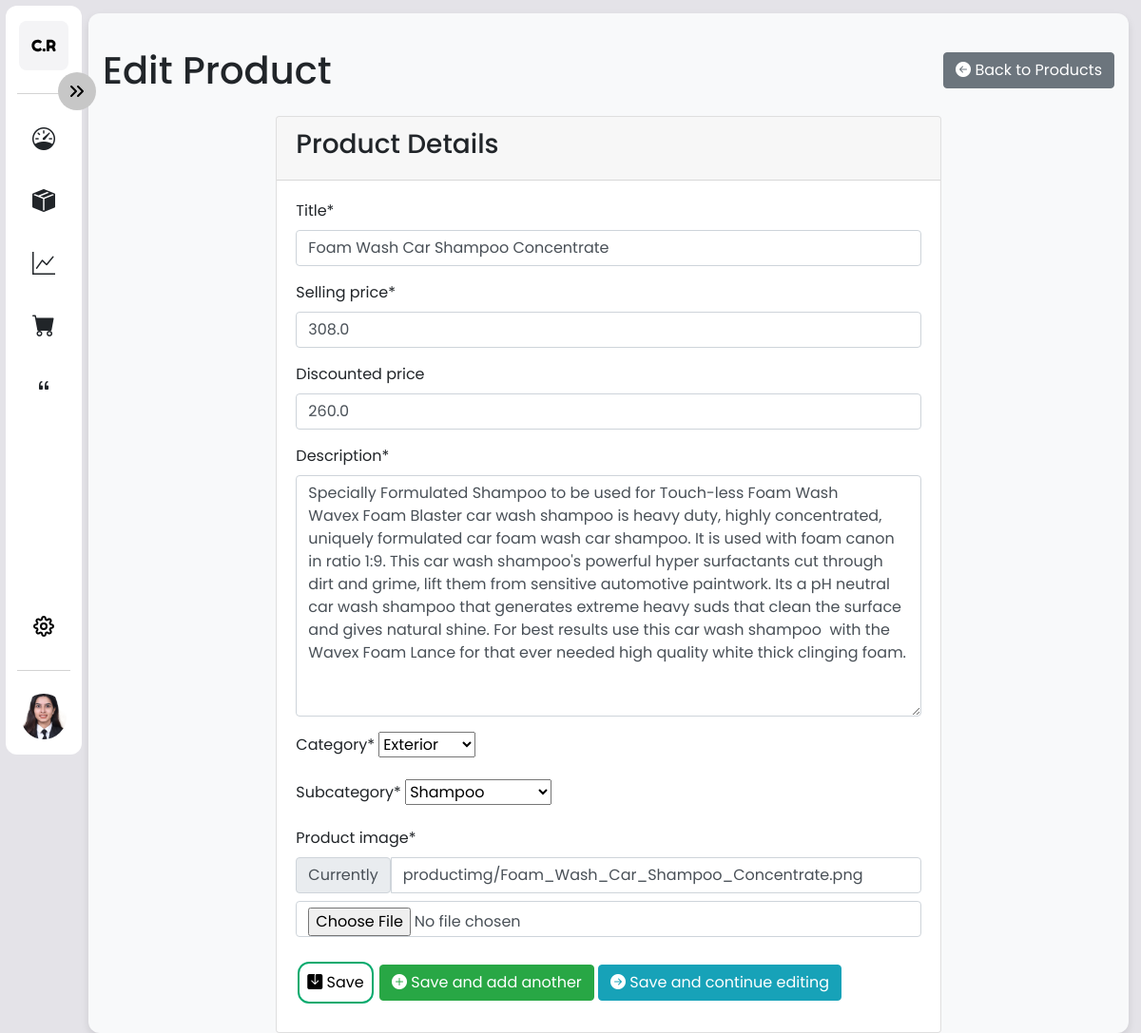
/admin_panel/edit-product/1/, run on the app's committed database.
### shop/models.py (models this page shows, shortened)
class Product(models.Model):
    title = models.CharField(max_length=100)
    selling_price = models.FloatField(default=0.0)
    discounted_price = models.FloatField(null=True, blank=True, default=0.0)
    description = models.TextField(default='')
    category = models.ForeignKey(Category, on_delete=models.SET_NULL, null=True)
    subcategory = models.ForeignKey(SubCategory, on_delete=models.SET_NULL, null=True)
    product_image = models.ImageField(upload_to='productimg', default='')

### admin_panel/views.py (the view)
# urls.py: path('edit-product/<int:pk>/', views.edit_product, name='edit_product'),
def edit_product(request, pk):
    product = get_object_or_404(Product, pk=pk)
    if request.method == 'POST':
        form = ProductForm(request.POST, request.FILES, instance=product)
        if form.is_valid():
            form.save()
            if 'save' in request.POST:
                return redirect('products')
            elif 'save_and_add_another' in request.POST:
                return redirect('add_product')
            elif 'save_and_continue' in request.POST:
                return redirect('edit_product', pk=pk)
    else:
        form = ProductForm(instance=product)
    context = {'form': form, 'product': product}
    return render(request, 'edit_product.html', context)

### shop/forms.py
class ProductForm(forms.ModelForm):
    class Meta:
      model = Product
      fields = [
          'title', 'selling_price', 'discounted_price',
          'description', 'category', 'subcategory', 'product_image'
      ]

### admin_panel/models.py (called while the page is built)
    def __str__(self):
        return self.name

    def __str__(self):
        return self.name

### admin_panel/templates/edit_product.html (shortened to what this page needs)
{% extends "dashbase.html" %}
{% load crispy_forms_tags %}
{% block head %}
<head>
    {% load static %}
    <link rel="stylesheet" href="https://cdn.jsdelivr.net/npm/bootstrap-icons@1.11.3/font/bootstrap-icons.min.css">
</head>
{% endblock head %}
{% block main %}
<div class="container mt-4">
    <div class="d-flex justify-content-between align-items-center mb-4">
        <h1 class="mb-0">Edit Product</h1>
        <a href="{% url 'products' %}" class="btn btn-secondary"><i class="bi bi-arrow-left-circle-fill"></i> Back to Products</a>
    </div>
    <div class="row">
        <div class="col-md-8 offset-md-2">
            <div class="card">
                <div class="card-header">
                    <h3>Product Details</h3>
                </div>
                <div class="card-body">
                    <form method="post" enctype="multipart/form-data">
                        {{ form|crispy }}
                        <div class="mt-2">
                            <button type="submit" name="save" class="btn btn-primary"><i class="bi bi-save-fill"></i> Save</button>
                            <button type="submit" name="save_and_add_another" class="btn btn-success"><i class="bi bi-plus-circle-fill"></i> Save and add another</button>
                            <button type="submit" name="save_and_continue" class="btn btn-info"><i class="bi bi-arrow-right-circle-fill"></i> Save and continue editing</button>
                        </div>
                    </form>
                </div>
            </div>
        </div>
    </div>
</div>
{% endblock main %}

### shop/static/dash/style.css (style rules this page uses)
*, *::before, *::after { margin: 0; padding: 0; box-sizing: border-box; }
body { height: 100vh; background-color: #e4e3e8; padding: 0.375rem; font-family: Poppins, sans-serif; position: relative; }
button, a { all: unset; font: inherit; cursor: pointer; }
.btn-primary { background-color: #04AA6D; border: none; color: white; padding: 16px 32px; text-align: center; text-decoration-color: #04AA6D; display: inline-block; font-size: 16px; margin: 10px 2px; transition-duration: 0.4s; cursor: pointer; }
.btn-primary { background-color: white; color: black; border: 2px solid #04AA6D; border-radius: 12px; padding: 0.5rem; }

### data on the page
Product: title "Foam Wash Car Shampoo Concentrate", selling_price "308.0", discounted_price "260.0", description "Specially Formulated Shampoo to be used for Touch-less Foam Wash Wavex Foam Blaster car wash shampoo is heavy duty, highly concentrated, uniquely formulated car foam wash car shampoo. It is used with foam canon in ratio 1:9. This car wash shampoo's powerful hyper surfactants cut through dirt and grime, lift them from sensitive automotive paintwork. Its a pH neutral car wash shampoo that generates extreme heavy suds that clean the surface and gives natural shine. For best results use this car wash shampoo with the Wavex Foam Lance for that ever needed high quality white thick clinging foam.", category "Exterior", subcategory "Shampoo"
